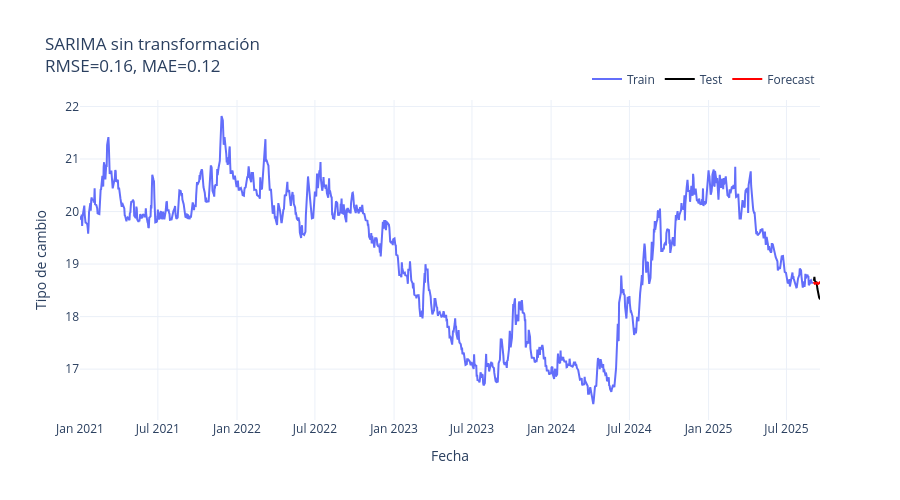
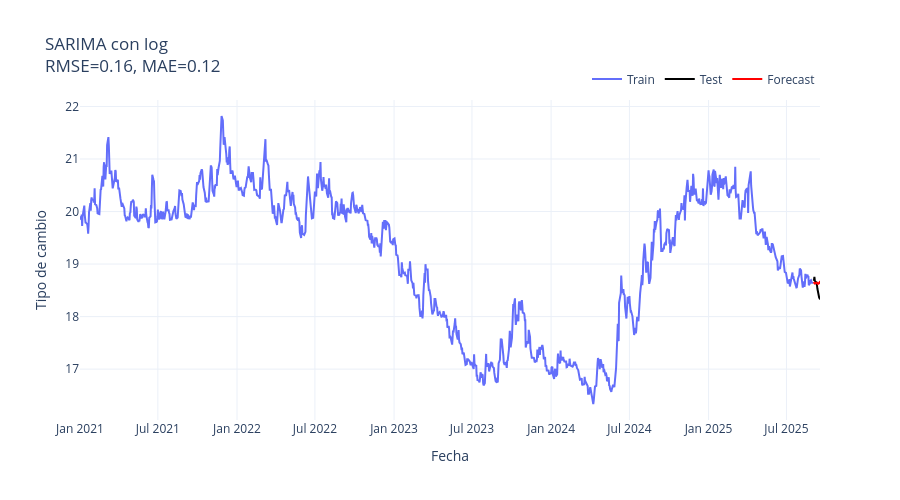

Notebook source saved alongside these figures, in order:
### Code cell
# Configura tus parámetros
p,d,q = 1,1,1
P,D,Q,m = 1,1,1,5  # ejemplo; ajusta m según tu frecuencia

res_raw    = run_sarima(df_train, df_test, p,d,q,P,D,Q,m, transform=None)
res_log    = run_sarima(df_train, df_test, p,d,q,P,D,Q,m, transform='log')
res_boxcox = run_sarima(df_train, df_test, p,d,q,P,D,Q,m, transform='boxcox')

plot_results_plotly(res_raw, "SARIMA sin transformación")
plot_results_plotly(res_log, "SARIMA con log")
plot_results_plotly(res_boxcox, "SARIMA con Box–Cox")

### Figure 1 — Plotly figure (JSON) as saved in the notebook; plotly's stock layout.template omitted (floating-point values rounded to 4 significant figures; data arrays with more than 128 entries replaced by an {"elided": "..."} marker saying what was removed)
{"data": [{"mode": "lines", "name": "Train", "type": "scatter", "x": {"elided": "1217 str values"}, "y": {"elided": "1217 float values"}}, {"line": {"color": "black"}, "mode": "lines", "name": "Test", "type": "scatter", "x": ["2025-09-02T00:00:00.000000000", "2025-09-03T00:00:00.000000000", "2025-09-04T00:00:00.000000000", "2025-09-05T00:00:00.000000000", "2025-09-08T00:00:00.000000000", "2025-09-09T00:00:00.000000000", "2025-09-10T00:00:00.000000000", "2025-09-11T00:00:00.000000000", "2025-09-12T00:00:00.000000000", "2025-09-15T00:00:00.000000000", "2025-09-16T00:00:00.000000000", "2025-09-17T00:00:00.000000000"], "y": [18.71, 18.69, 18.76, 18.68, 18.66, 18.64, 18.59, 18.53, 18.48, 18.36, 18.36, 18.33]}, {"line": {"color": "red"}, "mode": "lines", "name": "Forecast", "type": "scatter", "x": ["2025-09-02T00:00:00.000000000", "2025-09-03T00:00:00.000000000", "2025-09-04T00:00:00.000000000", "2025-09-05T00:00:00.000000000", "2025-09-08T00:00:00.000000000", "2025-09-09T00:00:00.000000000", "2025-09-10T00:00:00.000000000", "2025-09-11T00:00:00.000000000", "2025-09-12T00:00:00.000000000", "2025-09-15T00:00:00.000000000", "2025-09-16T00:00:00.000000000", "2025-09-17T00:00:00.000000000"], "y": [18.65, 18.64, 18.64, 18.63, 18.63, 18.65, 18.64, 18.64, 18.62, 18.63, 18.65, 18.63]}], "layout": {"height": 500, "legend": {"orientation": "h", "x": 1, "xanchor": "right", "y": 1.02, "yanchor": "bottom"}, "title": {"text": "SARIMA sin transformación<br>RMSE=0.16, MAE=0.12"}, "width": 900, "xaxis": {"title": {"text": "Fecha"}}, "yaxis": {"title": {"text": "Tipo de cambio"}}}}

### Figure 2 — Plotly figure (JSON) as saved in the notebook; plotly's stock layout.template omitted (floating-point values rounded to 4 significant figures; data arrays with more than 128 entries replaced by an {"elided": "..."} marker saying what was removed)
{"data": [{"mode": "lines", "name": "Train", "type": "scatter", "x": {"elided": "1217 str values"}, "y": {"elided": "1217 float values"}}, {"line": {"color": "black"}, "mode": "lines", "name": "Test", "type": "scatter", "x": ["2025-09-02T00:00:00.000000000", "2025-09-03T00:00:00.000000000", "2025-09-04T00:00:00.000000000", "2025-09-05T00:00:00.000000000", "2025-09-08T00:00:00.000000000", "2025-09-09T00:00:00.000000000", "2025-09-10T00:00:00.000000000", "2025-09-11T00:00:00.000000000", "2025-09-12T00:00:00.000000000", "2025-09-15T00:00:00.000000000", "2025-09-16T00:00:00.000000000", "2025-09-17T00:00:00.000000000"], "y": [18.71, 18.69, 18.76, 18.68, 18.66, 18.64, 18.59, 18.53, 18.48, 18.36, 18.36, 18.33]}, {"line": {"color": "red"}, "mode": "lines", "name": "Forecast", "type": "scatter", "x": ["2025-09-02T00:00:00.000000000", "2025-09-03T00:00:00.000000000", "2025-09-04T00:00:00.000000000", "2025-09-05T00:00:00.000000000", "2025-09-08T00:00:00.000000000", "2025-09-09T00:00:00.000000000", "2025-09-10T00:00:00.000000000", "2025-09-11T00:00:00.000000000", "2025-09-12T00:00:00.000000000", "2025-09-15T00:00:00.000000000", "2025-09-16T00:00:00.000000000", "2025-09-17T00:00:00.000000000"], "y": [18.66, 18.65, 18.65, 18.63, 18.64, 18.65, 18.64, 18.64, 18.62, 18.63, 18.65, 18.64]}], "layout": {"height": 500, "legend": {"orientation": "h", "x": 1, "xanchor": "right", "y": 1.02, "yanchor": "bottom"}, "title": {"text": "SARIMA con log<br>RMSE=0.16, MAE=0.12"}, "width": 900, "xaxis": {"title": {"text": "Fecha"}}, "yaxis": {"title": {"text": "Tipo de cambio"}}}}
